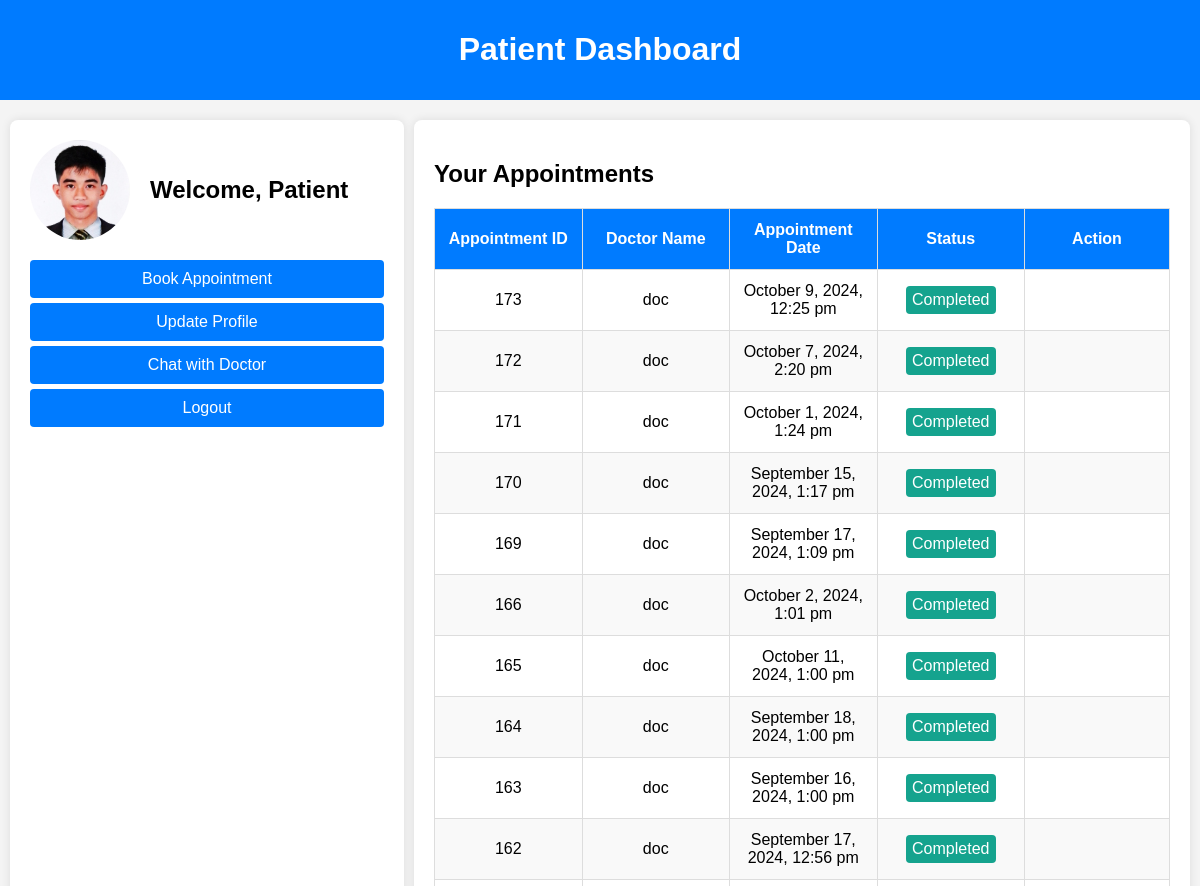
Page /user/patient_dashboard.php (signed in, upper part) on the earlier database version.
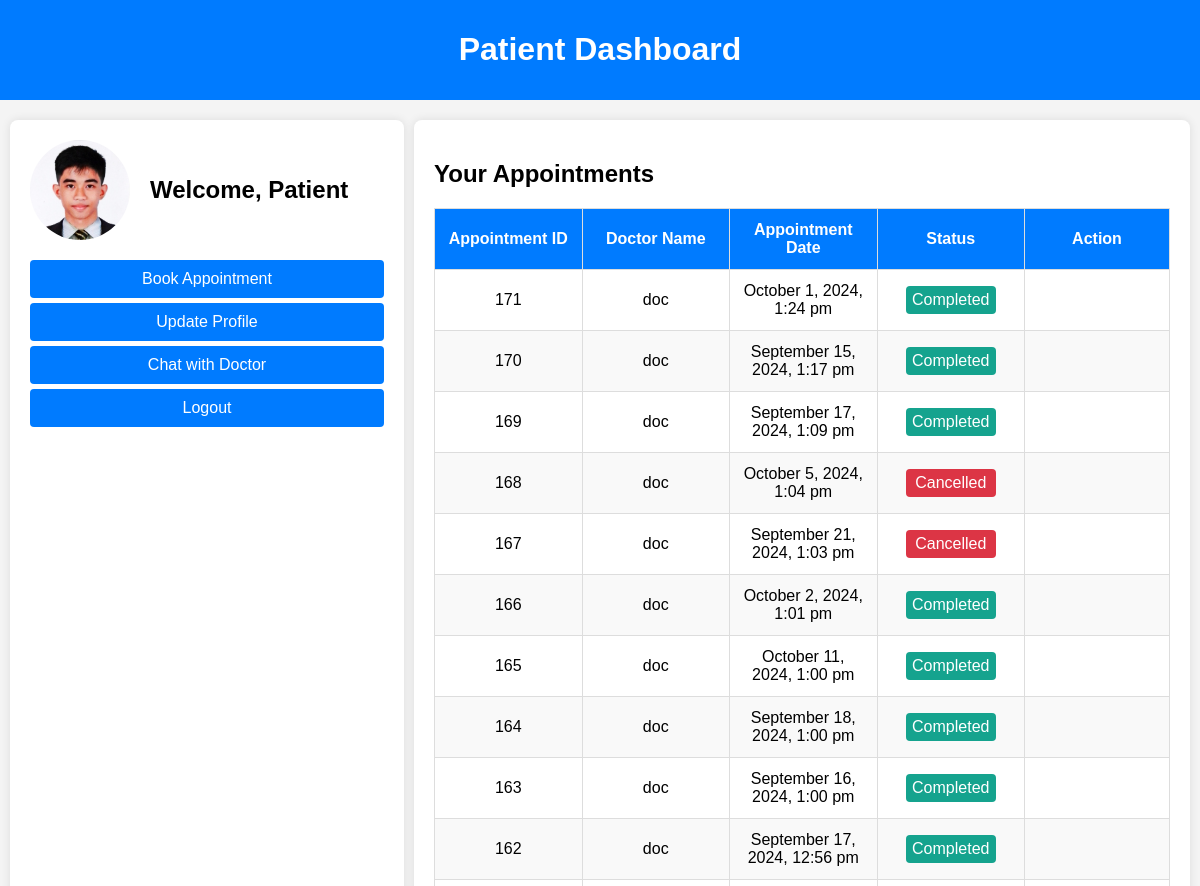
Same page on the later database version.
### tables this page shows
CREATE TABLE `appointments` (
  `id` int(11) NOT NULL,
  `patient_id` int(11) NOT NULL,
  `doctor_id` int(11) NOT NULL,
  `appointment_date` datetime NOT NULL,
  `status` enum('Pending','Completed','Cancelled','Approved') DEFAULT 'Pending',
  `created_at` timestamp NOT NULL DEFAULT current_timestamp(),
  `updated_at` timestamp NOT NULL DEFAULT current_timestamp() ON UPDATE current_timestamp(),
  `patient_name` varchar(255) DEFAULT NULL,
  `doctor_name` varchar(255) DEFAULT NULL
);

CREATE TABLE `doctors` (
  `id` int(11) NOT NULL,
  `user_id` int(11) NOT NULL,
  `specialization` varchar(255) DEFAULT NULL,
  `availability_schedule` text DEFAULT NULL,
  `created_at` timestamp NOT NULL DEFAULT current_timestamp(),
  `updated_at` timestamp NOT NULL DEFAULT current_timestamp() ON UPDATE current_timestamp(),
  `name` varchar(255) DEFAULT NULL
);

### user/patient_dashboard.php (the view, shortened to what this page needs)
<?php
include '../db.php';
$patient_id = $_SESSION['user_id'];
$stmt = $pdo->prepare("SELECT image FROM users WHERE id = ?");
$stmt->execute([$patient_id]);
$patient = $stmt->fetch();
$profile_image = !empty($patient['image']) ? $patient['image'] : 'default.jpg';
$stmt = $pdo->prepare("
    SELECT a.id AS appointment_id, d.name AS doctor_name, a.appointment_date, a.status
    FROM appointments a
    JOIN doctors d ON a.doctor_id = d.id
    JOIN patients p ON a.patient_id = p.id
    WHERE p.user_id = ?
    ORDER BY a.id DESC
");
$stmt->execute([$patient_id]);
$appointments = $stmt->fetchAll();
?>
<!DOCTYPE html>
<html lang="en">
<head>
</head>
<body>
<div class="navbar">
    <h1>Patient Dashboard</h1>
</div>
<div class="container">
    <div class="profile-section">
        <div class="profile-card">
            <img src="../uploads/<?php echo htmlspecialchars($profile_image); ?>" alt="Profile Image">
            <div>
                <h1>Welcome, Patient</h1>
            </div>
        </div>
        <div class="dashboard-links">
            <a href="book_appointment.php">Book Appointment</a>
            <a href="update_profile.php">Update Profile</a>
            <a href="chat_doctor.php">Chat with Doctor</a>
            <a href="../logout.php">Logout</a>
        </div>
    </div>
    <div class="appointments-section">
        <div class="card">
            <h2>Your Appointments</h2>
            <table>
                <thead>
                    <tr>
                        <th>Appointment ID</th>
                        <th>Doctor Name</th>
                        <th>Appointment Date</th>
                        <th>Status</th>
                        <th class="action-column">Action</th>
                    </tr>
                </thead>
                <tbody>
                    <?php if (!empty($appointments)): ?>
                        <?php foreach ($appointments as $appointment): ?>
                            <tr>
                                <td><?php echo htmlspecialchars($appointment['appointment_id']); ?></td>
                                <td><?php echo htmlspecialchars($appointment['doctor_name']); ?></td>
                                <td><?php echo htmlspecialchars(date('F j, Y, g:i a', strtotime($appointment['appointment_date']))); ?></td>
                                <td><span class="status <?php echo htmlspecialchars($appointment['status']); ?>"><?php echo htmlspecialchars($appointment['status']); ?></span></td>
                                <td class="action-column">
                                </td>
                            </tr>
                        <?php endforeach; ?>
                    <?php else: ?>
                        <tr>
                            <td colspan="5">No appointments found.</td>
                        </tr>
                    <?php endif; ?>
                </tbody>
            </table>
        </div>
    </div>
</div>
</body>
</html>

Differences in the rows shown:
removed appointments: id "173", doctor.name "doc", appointment_date "October 9, 2024, 12:25 pm", status "Completed"
removed appointments: id "172", doctor.name "doc", appointment_date "October 7, 2024, 2:20 pm", status "Completed"
added appointments: id "168", doctor.name "doc", appointment_date "October 5, 2024, 1:04 pm", status "Cancelled"
added appointments: id "167", doctor.name "doc", appointment_date "September 21, 2024, 1:03 pm", status "Cancelled"
